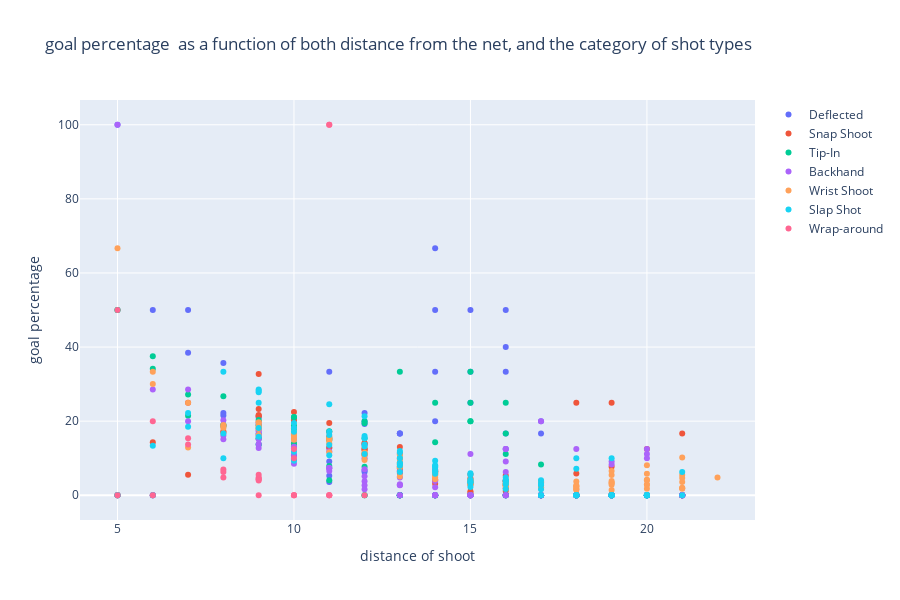

Notebook cell for this chart:
### Code cell
fig = go.Figure()
fig.add_trace(go.Scatter(x=df['shootDistance'], y=df['Goal'][df['shotType']=='Deflected']*100,
                    mode='markers',
                    name='Deflected'))
fig.add_trace(go.Scatter(x=df['shootDistance'], y=df['Goal'][df['shotType']=='Snap Shot']*100,
                    mode='markers',
                    name='Snap Shoot'))
fig.add_trace(go.Scatter(x=df['shootDistance'], y=df['Goal'][df['shotType']=='Tip-In']*100,
                    mode='markers', name='Tip-In'))

fig.add_trace(go.Scatter(x=df['shootDistance'], y=df['Goal'][df['shotType']=='Backhand']*100,
                    mode='markers',
                    name='Backhand'))
fig.add_trace(go.Scatter(x=df['shootDistance'], y=df['Goal'][df['shotType']=='Wrist Shot']*100,
                    mode='markers',
                    name='Wrist Shoot'))
fig.add_trace(go.Scatter(x=df['shootDistance'], y=df['Goal'][df['shotType']=='Slap Shot']*100,
                    mode='markers', name='Slap Shot'))
fig.add_trace(go.Scatter(x=df['shootDistance'], y=df['Goal'][df['shotType']=='Wrap-around']*100,
                    mode='markers', name='Wrap-around'))
fig.update_layout(title='goal percentage  as a function of both distance from the net, and the category of shot types',
                   xaxis_title='distance of shoot',
                   width=900,
                   height=600,
                   yaxis_title='goal percentage')
fig.show()
fig.write_html("fig8.html")

### Figure 1 — Plotly figure (JSON) as saved in the notebook; plotly's stock layout.template omitted (floating-point values rounded to 4 significant figures; data arrays with more than 128 entries replaced by an {"elided": "..."} marker saying what was removed)
{"data": [{"mode": "markers", "name": "Deflected", "type": "scatter", "x": {"elided": "576 int values"}, "y": [0, 100, 0, 50, 50, 38.46, 22.22, 35.71, 21.54, 20.95, 16.53, 16.07, 19.01, 13.73, 16.67, 10.71, 20.63, 9.677, 13.04, 16.36, 3.571, 12.82, 9.091, 5.263, 33.33, 19.23, 13.64, 6.667, 6.25, 22.22, 20, 16.67, 16.67, 16.67, 0, 0, 0, 0, 33.33, 50, 66.67, 0, 20, 0, 0, 0, 0, 33.33, 25, 0, 50, 0, 33.33, 50, 0, 0, 40, 16.67, 12.5, 0, 20, 0, 16.67, 0, 0, 0, 0, 0, 0, 0, 0, 0, 0, 0, 0, 0, 0, 0, 0, 0, 0, 0, 0, 0, 0, 0, 0, 0, 0, 0]}, {"mode": "markers", "name": "Snap Shoot", "type": "scatter", "x": {"elided": "576 int values"}, "y": [0, 0, 0, 14.29, 5.556, 25, 18.92, 16.95, 17.24, 32.74, 21.43, 19.83, 21.66, 21.3, 23.27, 22.45, 20.31, 18.03, 20.19, 13.92, 12.82, 19.52, 14.95, 15.79, 17.17, 13.99, 12.25, 14.09, 10.91, 12.68, 12.22, 13.03, 9.843, 11.22, 7.692, 6.642, 7.278, 6.038, 6.415, 6.818, 6, 6.494, 4.167, 3.93, 3.077, 4.615, 3.39, 5.618, 4.023, 2.92, 1.047, 0.6803, 3.896, 5.303, 3.817, 1.887, 1.17, 2.667, 3.759, 3.497, 3.306, 2.198, 3.797, 0, 0, 2.083, 0, 0, 0, 0, 5.882, 0, 25, 0, 7.692, 0, 0, 25, 0, 0, 0, 0, 0, 0, 0, 0, 12.5, 0, 0, 0, 0, 16.67]}, {"mode": "markers", "name": "Tip-In", "type": "scatter", "x": {"elided": "576 int values"}, "y": [50, 50, 37.5, 34.15, 21.43, 27.21, 26.69, 19.01, 18.63, 18.91, 15.37, 15.22, 18.04, 13.71, 20.31, 18.82, 17.92, 13.93, 21.05, 21.11, 15.38, 17.24, 4.082, 15, 7.895, 19.44, 0, 20, 15.38, 0, 7.692, 0, 0, 8.333, 33.33, 0, 0, 0, 14.29, 0, 0, 0, 0, 25, 0, 0, 33.33, 25, 20, 20, 0, 0, 0, 0, 0, 11.11, 0, 25, 16.67, 8.333, 0, 0, 0, 0, 0, 0, 0, 0, 0, 0, 0, 0, 0, 0, 0, 0, 0, 0, 0, 0, 0, 0, 0, 0, 0, 0, 0, 0, 0, 0]}, {"mode": "markers", "name": "Backhand", "type": "scatter", "x": {"elided": "576 int values"}, "y": [0, 100, 0, 28.57, 20, 28.57, 16.13, 15.13, 20.23, 12.77, 19.52, 17.41, 17.44, 13.81, 15.13, 15.16, 10.9, 13.09, 8.487, 12.72, 7.368, 6.522, 11.89, 7.383, 7.258, 5.102, 7.018, 10, 3.797, 2.703, 1.587, 6.452, 2.985, 0, 4.762, 0, 2.703, 2.778, 2.174, 3.846, 6.897, 0, 0, 0, 0, 0, 0, 0, 0, 0, 11.11, 0, 0, 6.25, 0, 12.5, 12.5, 9.091, 0, 0, 0, 20, 0, 0, 0, 0, 0, 0, 0, 0, 0, 0, 12.5, 0, 0, 0, 0, 0, 8.333, 9.091, 0, 11.11, 0, 0, 12.5, 0, 10, 0, 0, 0, 0, 0, 0, 0]}, {"mode": "markers", "name": "Wrist Shoot", "type": "scatter", "x": {"elided": "576 int values"}, "y": [66.67, 0, 33.33, 30, 25, 12.9, 18.18, 18.94, 18.63, 18.4, 19.33, 18.57, 17.85, 16.24, 19.73, 16.72, 16.16, 14.96, 15.73, 17.06, 14.0, 15.33, 15.38, 14.68, 11.62, 11.36, 11.16, 9.53, 11.46, 10.76, 11.0, 10.91, 8.84, 10.04, 8.75, 7.561, 7.692, 5.071, 5.597, 6.208, 5.749, 5.412, 4.791, 6.053, 4.307, 3.605, 4.134, 3.074, 3.549, 3.215, 3.833, 2.822, 2.626, 3.27, 2.347, 2.672, 3.189, 3.024, 2.791, 1.95, 3.436, 2.128, 2.632, 2.649, 2.865, 1.84, 2.711, 2.304, 1.622, 3.727, 1.418, 1.802, 2.41, 6.579, 1.449, 3.39, 3.279, 5.479, 3.846, 2.817, 5.797, 1.754, 2.899, 4.054, 2.857, 8.065, 4.167, 5.455, 4.651, 1.887, 1.786, 2, 3.571, 10.2, 4.762]}, {"mode": "markers", "name": "Slap Shot", "type": "scatter", "x": {"elided": "576 int values"}, "y": [0, 0, 0, 13.33, 22.22, 18.52, 10, 33.33, 16.67, 28.57, 18.18, 27.78, 15.79, 25, 28.21, 9.302, 19.51, 17.14, 18.18, 11.76, 24.53, 13.56, 10.77, 16.25, 17.12, 11.11, 13.71, 15.38, 13.16, 21.31, 16, 8.537, 11.98, 7.937, 11.54, 8.673, 10.09, 6.25, 7.522, 9.333, 6.504, 7.86, 6.639, 8.097, 5.797, 5.921, 3.797, 5.54, 4.153, 2.217, 3.365, 3.509, 2.951, 4.008, 4.81, 4.098, 3.911, 1.72, 3.356, 2.867, 2.827, 0, 3.175, 1.587, 4.054, 0, 0, 7.143, 0, 0, 10, 0, 0, 0, 0, 0, 0, 10, 0, 0, 0, 0, 0, 0, 0, 0, 0, 0, 6.25]}, {"mode": "markers", "name": "Wrap-around", "type": "scatter", "x": {"elided": "576 int values"}, "y": [0, 50, 20, 0, 15.38, 13.7, 4.819, 6.923, 6.25, 4.425, 4.819, 4.348, 4, 5.556, 0, 10, 12.5, 0, 0, 0, 100, 0, 100, 0, 0, 0]}], "layout": {"height": 600, "title": {"text": "goal percentage  as a function of both distance from the net, and the category of shot types"}, "width": 900, "xaxis": {"autorange": true, "range": [3.936, 23.06], "title": {"text": "distance of shoot"}, "type": "linear"}, "yaxis": {"autorange": true, "range": [-6.68, 106.7], "title": {"text": "goal percentage"}, "type": "linear"}}}
